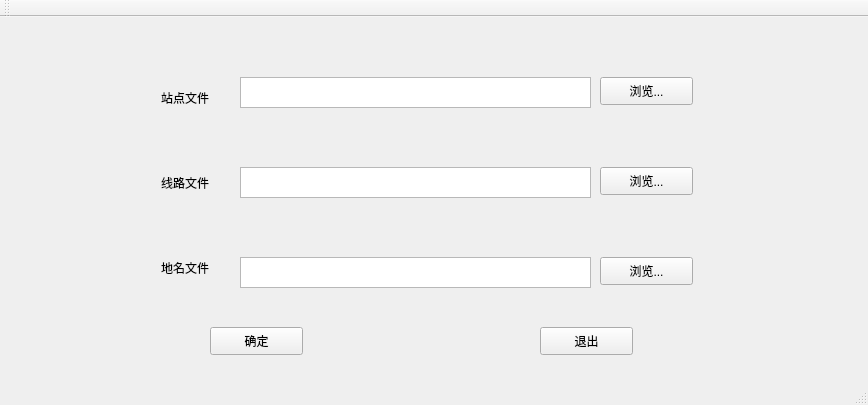
<?xml version="1.0" encoding="UTF-8"?>
<ui version="4.0">
 <class>QtWidgetsFLClass</class>
 <widget class="QMainWindow" name="QtWidgetsFLClass">
  <property name="geometry">
   <rect>
    <x>0</x>
    <y>0</y>
    <width>868</width>
    <height>405</height>
   </rect>
  </property>
  <property name="mouseTracking">
   <bool>true</bool>
  </property>
  <property name="windowTitle">
   <string>QtWidgetsFL</string>
  </property>
  <widget class="QWidget" name="centralWidget">
   <widget class="QPushButton" name="pushButtonStop">
    <property name="geometry">
     <rect>
      <x>600</x>
      <y>60</y>
      <width>93</width>
      <height>28</height>
     </rect>
    </property>
    <property name="text">
     <string>浏览...</string>
    </property>
   </widget>
   <widget class="QPushButton" name="pushButtonLine">
    <property name="geometry">
     <rect>
      <x>600</x>
      <y>150</y>
      <width>93</width>
      <height>28</height>
     </rect>
    </property>
    <property name="text">
     <string>浏览...</string>
    </property>
   </widget>
   <widget class="QTextEdit" name="textEditLine">
    <property name="geometry">
     <rect>
      <x>240</x>
      <y>150</y>
      <width>351</width>
      <height>31</height>
     </rect>
    </property>
   </widget>
   <widget class="QTextEdit" name="textEditStop">
    <property name="geometry">
     <rect>
      <x>240</x>
      <y>60</y>
      <width>351</width>
      <height>31</height>
     </rect>
    </property>
   </widget>
   <widget class="QPushButton" name="pushButtonQuit">
    <property name="geometry">
     <rect>
      <x>540</x>
      <y>310</y>
      <width>93</width>
      <height>28</height>
     </rect>
    </property>
    <property name="text">
     <string>退出</string>
    </property>
   </widget>
   <widget class="QPushButton" name="pushButtonDone">
    <property name="geometry">
     <rect>
      <x>210</x>
      <y>310</y>
      <width>93</width>
      <height>28</height>
     </rect>
    </property>
    <property name="text">
     <string>确定</string>
    </property>
   </widget>
   <widget class="QPushButton" name="pushButtonorg">
    <property name="geometry">
     <rect>
      <x>600</x>
      <y>240</y>
      <width>93</width>
      <height>28</height>
     </rect>
    </property>
    <property name="text">
     <string>浏览...</string>
    </property>
   </widget>
   <widget class="QTextEdit" name="textEditorg">
    <property name="geometry">
     <rect>
      <x>240</x>
      <y>240</y>
      <width>351</width>
      <height>31</height>
     </rect>
    </property>
   </widget>
   <widget class="QWidget" name="layoutWidget">
    <property name="geometry">
     <rect>
      <x>150</x>
      <y>30</y>
      <width>81</width>
      <height>271</height>
     </rect>
    </property>
    <layout class="QVBoxLayout" name="verticalLayout">
     <item>
      <widget class="QLabel" name="labelStop">
       <property name="text">
        <string>站点文件</string>
       </property>
      </widget>
     </item>
     <item>
      <widget class="QLabel" name="labelLine">
       <property name="text">
        <string>线路文件</string>
       </property>
      </widget>
     </item>
     <item>
      <widget class="QLabel" name="label">
       <property name="text">
        <string>地名文件</string>
       </property>
      </widget>
     </item>
    </layout>
   </widget>
   <widget class="QLabel" name="labelHits">
    <property name="geometry">
     <rect>
      <x>310</x>
      <y>290</y>
      <width>221</width>
      <height>61</height>
     </rect>
    </property>
    <property name="text">
     <string/>
    </property>
   </widget>
  </widget>
  <widget class="QMenuBar" name="menuBar">
   <property name="geometry">
    <rect>
     <x>0</x>
     <y>0</y>
     <width>868</width>
     <height>26</height>
    </rect>
   </property>
  </widget>
  <widget class="QToolBar" name="mainToolBar">
   <attribute name="toolBarArea">
    <enum>TopToolBarArea</enum>
   </attribute>
   <attribute name="toolBarBreak">
    <bool>false</bool>
   </attribute>
  </widget>
  <widget class="QStatusBar" name="statusBar"/>
 </widget>
 <layoutdefault spacing="6" margin="11"/>
 <resources/>
 <connections>
  <connection>
   <sender>pushButtonStop</sender>
   <signal>clicked()</signal>
   <receiver>QtWidgetsFLClass</receiver>
   <slot>inputStop()</slot>
   <hints>
    <hint type="sourcelabel">
     <x>646</x>
     <y>113</y>
    </hint>
    <hint type="destinationlabel">
     <x>433</x>
     <y>202</y>
    </hint>
   </hints>
  </connection>
  <connection>
   <sender>pushButtonLine</sender>
   <signal>clicked()</signal>
   <receiver>QtWidgetsFLClass</receiver>
   <slot>inputLine()</slot>
   <hints>
    <hint type="sourcelabel">
     <x>646</x>
     <y>203</y>
    </hint>
    <hint type="destinationlabel">
     <x>433</x>
     <y>202</y>
    </hint>
   </hints>
  </connection>
  <connection>
   <sender>pushButtonorg</sender>
   <signal>clicked()</signal>
   <receiver>QtWidgetsFLClass</receiver>
   <slot>inputOrg()</slot>
   <hints>
    <hint type="sourcelabel">
     <x>646</x>
     <y>293</y>
    </hint>
    <hint type="destinationlabel">
     <x>433</x>
     <y>202</y>
    </hint>
   </hints>
  </connection>
  <connection>
   <sender>pushButtonQuit</sender>
   <signal>clicked()</signal>
   <receiver>QtWidgetsFLClass</receiver>
   <slot>close()</slot>
   <hints>
    <hint type="sourcelabel">
     <x>586</x>
     <y>363</y>
    </hint>
    <hint type="destinationlabel">
     <x>433</x>
     <y>202</y>
    </hint>
   </hints>
  </connection>
  <connection>
   <sender>pushButtonDone</sender>
   <signal>clicked()</signal>
   <receiver>QtWidgetsFLClass</receiver>
   <slot>checkFile()</slot>
   <hints>
    <hint type="sourcelabel">
     <x>256</x>
     <y>363</y>
    </hint>
    <hint type="destinationlabel">
     <x>433</x>
     <y>202</y>
    </hint>
   </hints>
  </connection>
 </connections>
 <slots>
  <slot>inputStop()</slot>
  <slot>inputOrg()</slot>
  <slot>inputLine()</slot>
  <slot>checkFile()</slot>
 </slots>
</ui>
